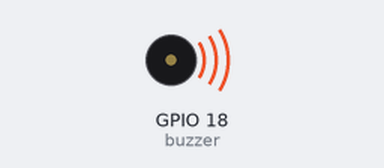
The program below on a simulated Raspberry Pi (BCM pin numbers). Shown: buzzer (waves = sounding). At 24.0 s the program stops and its outputs stay as they are.

Above: at 0.1 s.
At 24.1 s:
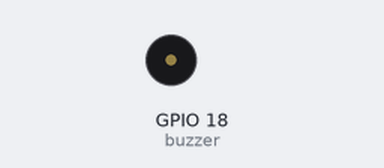
Timing chart, 0 to 25.5 s (numbered marks = the images above):
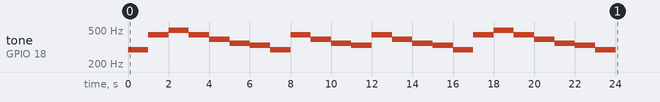

The program:

test2.py
```python
import RPi.GPIO as GPIO
import time

buzzer = 18

GPIO.setmode(GPIO.BCM)
GPIO.setup(buzzer, GPIO.OUT)

pwm = GPIO.PWM(buzzer, 1.0)  # 초기 주파수를 1Hz로 설정
pwm.start(90.0)  # 듀티비를 90%로 높여 설정함(음 구분이 더 잘되고 조금 더 부드럽게 들림)

# 동요: 반짝 반짝 작은별 계이름
# 도도솔솔라라솔파파미미레레도 솔솔파파미미레 솔솔파파미미레 도도솔솔라라솔파파미미레레도
# 4옥타브: 도(1)/ 레(2)/ 미(3)/ 파(4)/ 솔(5)/ 라(6)/ 시(7)
scale = [262, 294, 330, 349, 392, 440, 494]

twinkle = [1, 1, 5, 5, 6, 6, 5, 4, 4, 3, 3, 2, 2, 1, 5, 5, 4, 4, 3, 3, 2, 5, 5, 4, 4, 3, 3, 2, 1, 1, 5, 5, 6, 6, 5, 4, 4, 3, 3, 2, 2, 1]

try:
    for i in range(0, 42):
        pwm.ChangeFrequency(scale[twinkle[i]])
        if i == 6 or i == 13 or i == 20 or i == 27 or i == 34 or i == 41:
            time.sleep(1.0)  # 2분음표 부분을 모두 1초로 출력
        else:
            time.sleep(0.5)  # 기타 4분음표는 모두 0.5초로 출력함

finally:
    pwm.stop()
    GPIO.cleanup()
```

Measured:
- by itself, tone on GPIO 18 (buzzer): plays 294 Hz for 1.0 s, 440 Hz for 1.0 s, 494 Hz for 1.0 s, 440 Hz for 1.0 s, 392 Hz for 1.0 s, 349 Hz for 1.0 s … (24 notes in this stretch)
